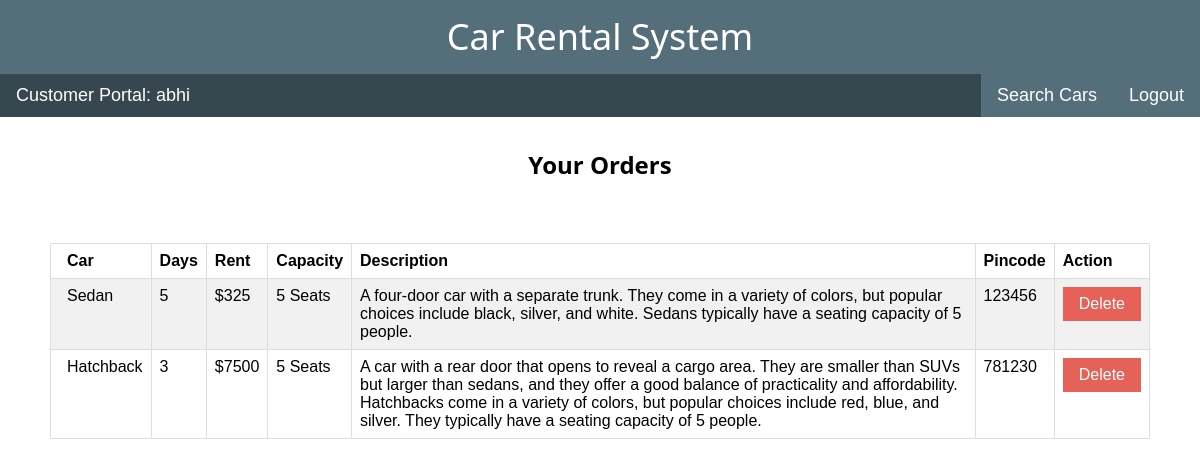
/customer_portal/manage/ (signed in), run on the app's committed database.
### car_dealer_portal/models.py (models this page shows)
class Vehicles(models.Model):
    car_name = models.CharField(max_length = 20)
    color = models.CharField(max_length = 10)
    dealer = models.ForeignKey(CarDealer, on_delete = models.PROTECT)
    area = models.ForeignKey(Area, on_delete=models.SET_NULL, null = True)
    capacity = models.CharField(max_length = 2)
    is_available = models.BooleanField(default = True)
    description = models.CharField(max_length = 100)

class Area(models.Model):
    pincode = models.CharField(validators = [MinLengthValidator(6), MaxLengthValidator(6)],max_length = 6,unique=True)
    city = models.CharField(max_length = 20)

### customer_portal/models.py (models this page shows)
class Orders(models.Model):
    user = models.ForeignKey(User, on_delete=models.PROTECT)
    car_dealer = models.ForeignKey(CarDealer, on_delete=models.PROTECT)
    rent = models.CharField(max_length=8)
    vehicle = models.ForeignKey(Vehicles, on_delete=models.PROTECT)
    days = models.CharField(max_length = 3)
    is_complete = models.BooleanField(default = False)

### customer_portal/views.py (the view)
# urls.py: path('manage/', views.manage, name='manage'),
@login_required
def manage(request):
    order_list = []
    user = User.objects.get(username = request.user)
    try:
        orders = Orders.objects.filter(user = user)
    except:
        orders = None
    if orders is not None:
        for o in orders:
            if o.is_complete == False:
                order_dictionary = {'id':o.id,'rent':o.rent, 'vehicle':o.vehicle, 'days':o.days, 'car_dealer':o.car_dealer}
                order_list.append(order_dictionary)
    return render(request, 'customer/manage.html', {'od':order_list})

### customer_portal/templates/customer/manage.html (shortened to what this page needs)
{% extends 'customer/base.html' %}
{% block content %}
<div class="w3-bar w3-large w3-black">
  <div class="w3-bar-item w3-left w3-black">Customer Portal: {{user.username}}</div>
  <a class="w3-bar-item w3-btn w3-teal w3-right" href="/customer_portal/logout/">Logout</a>
  <a class="w3-ber-item w3-btn w3-teal w3-right" href="/customer_portal/search/">Search Cars</a>
</div>
<h3 class="w3-center" style="padding-top:20"><b>Your Orders</b></h3>
<div class="w3-center" style="padding:50px;">
<table class="w3-table w3-striped w3-center">
  <tr>
    <th>Car</th>
    <th>Days</th>
    <th>Rent</th>
    <th>Capacity</th>
    <th>Description</th>
    <th>Pincode</th>
    <th>Action</th>
  </tr>
  {% for order in od %}
  <tr>
    <td>{{order.vehicle.car_name}}</td>
    <td>{{order.days}}</td>
    <td>${{order.rent}}</td>
    <td>{{order.vehicle.capacity}} Seats</td>
    <td>{{order.vehicle.description}}</td>
    <td>{{order.vehicle.area.pincode}}</td>
    <td>
      <form action = "/customer_portal/delete/" method="post">
      <input class="w3-btn w3-red" type="submit" value="Delete">
    </form>
  </td>
  </tr>
{% endfor %}
</table>
</div>
{% endblock %}

### customer_portal/templates/customer/base.html (shortened to what this page needs)
{% load static %}
<html>
<head>
  <link rel="stylesheet" href="{% static 'css/w3.css' %}">
</head>
<body>
  <div class="w3-container w3-teal">
    <h1 class="w3-center">Car Rental System<h1>
  </div>
  {% block content %}
  {% endblock %}
</body>
</html>

### static/css/w3.css (style rules this page uses)
html { box-sizing: border-box; }
*, *:before, *:after { box-sizing: inherit; }
html { -ms-text-size-adjust: 100%; -webkit-text-size-adjust: 100%; }
body { margin: 0; }
a { background-color: transparent; -webkit-text-decoration-skip: objects; }
button, input, select, textarea { font: inherit; margin: 0; }
button, input { overflow: visible; }
button, html [type="button"], [type="reset"], [type="submit"] { -webkit-appearance: button; }
html, body { font-family: Verdana, sans-serif; font-size: 15px; line-height: 1.5; }
html { overflow-x: hidden; }
h1 { font-size: 36px; }
h3 { font-size: 24px; }
h1, h2, h3, h4, h5, h6 { font-family: "Segoe UI", Arial, sans-serif; font-weight: 400; margin: 10px 0; }
a { color: inherit; }
.w3-table, .w3-table-all { border: 1px solid #dddddd; border-collapse: collapse; border-spacing: 0; width: 100%; display: table; }
.w3-striped tbody tr:nth-child(even) { background-color: #f1f1f1; }
.w3-table td, .w3-table th, .w3-table-all td, .w3-table-all th { padding: 8px 8px; display: table-cell; text-align: left; vertical-align: top; border: 1px solid #dddddd; }
.w3-table th:first-child, .w3-table td:first-child, .w3-table-all th:first-child, .w3-table-all td:first-child { padding-left: 16px; }
.w3-btn, .w3-button { border: none; display: inline-block; padding: 8px 16px; vertical-align: middle; overflow: hidden; text-decoration: none; color: inherit; background-color: inherit; text-align: center; cursor: pointer; white-space: nowrap; }
.w3-btn, .w3-button { -webkit-touch-callout: none; -webkit-user-select: none; -khtml-user-select: none; -moz-user-select: none; -ms-user-select: none; user-select: none; }
.w3-bar { width: 100%; overflow: hidden; }
.w3-bar .w3-bar-item { padding: 8px 16px; float: left; width: auto; border: none; display: block; outline: 0; }
.w3-container:after, .w3-container:before, .w3-panel:after, .w3-panel:before, .w3-row:after, .w3-row:before, .w3-row-padding:after, .w3-row-padding:before, .w3-cell-row:before, .w3-cell-row:after, .w3-clear:after, .w3-clear:before, .w3-bar:before, .w3-bar:after { content: ""; display: table; clear: both; }
.w3-container, .w3-panel { padding: 0.01em 16px; }
.w3-large { font-size: 18px !important; }
.w3-center { text-align: center !important; }
.w3-left { float: left !important; }
.w3-right { float: right !important; }
.w3-red, .w3-hover-red:hover { color: #fff !important; background-color: #e66157 !important; }
.w3-teal, .w3-hover-teal:hover { color: #fff !important; background-color: #546e7a !important; }
.w3-black, .w3-hover-black:hover { color: #fff !important; background-color: #37474f !important; }

### data on the page
Vehicles: vehicle.car_name "Sedan", days "5", rent "325", vehicle.capacity "5", vehicle.description "A four-door car with a separate trunk. They come in a variety of colors, but popular choices include black, silver, and white. Sedans typically have a seating capacity of 5 people.", vehicle.area.pincode "123456"
Vehicles: vehicle.car_name "Hatchback", days "3", rent "7500", vehicle.capacity "5", vehicle.description "A car with a rear door that opens to reveal a cargo area. They are smaller than SUVs but larger than sedans, and they offer a good balance of practicality and affordability. Hatchbacks come in a variety of colors, but popular choices include red, blue, and silver. They typically have a seating capacity of 5 people.", vehicle.area.pincode "781230"

### other printed values
{{ user.username }} "abhi"
